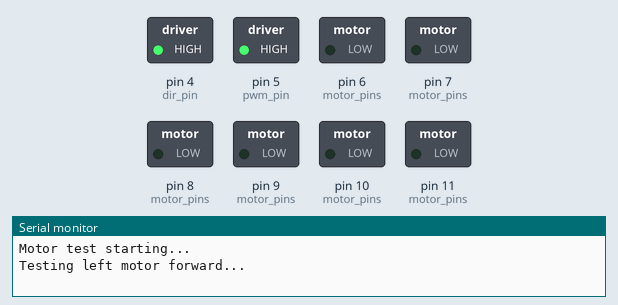
Simulated run of this sketch. Board: Arduino Uno, built with avr-gcc and run on an emulated ATmega328P. On the bench: switched loads named in the sketch (green lamp = pin HIGH), the last lines printed to the serial monitor. At 10.0 s the program stops and its outputs stay as they are.

Above: at 0.1 s.
At 1.1 s:
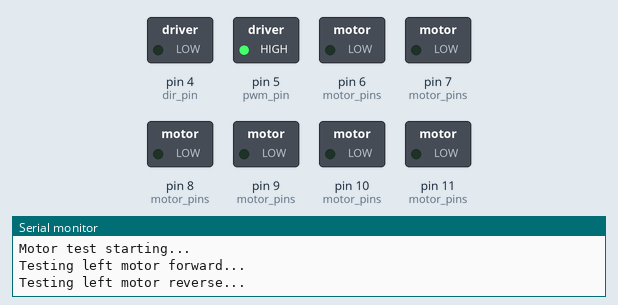
At 2.1 s:
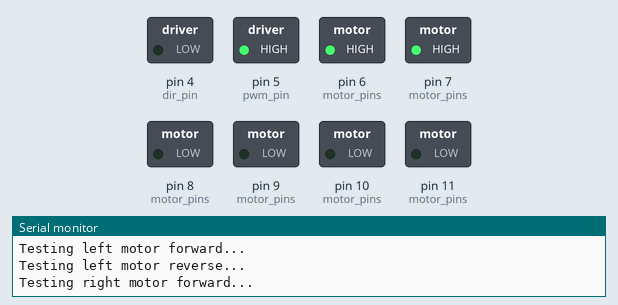
At 4.1 s:
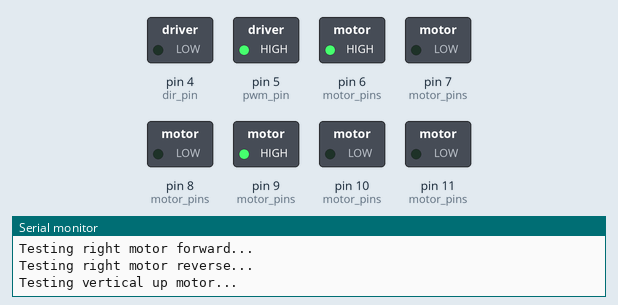
At 6.1 s:
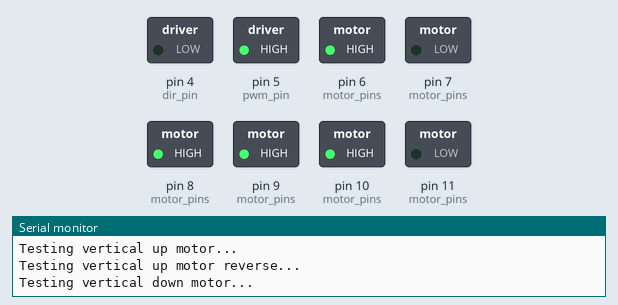
At 8.1 s:
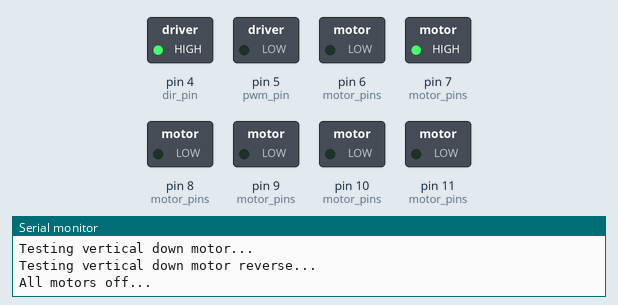
Timing chart, 0 to 9.6 s (numbered marks = the images above):
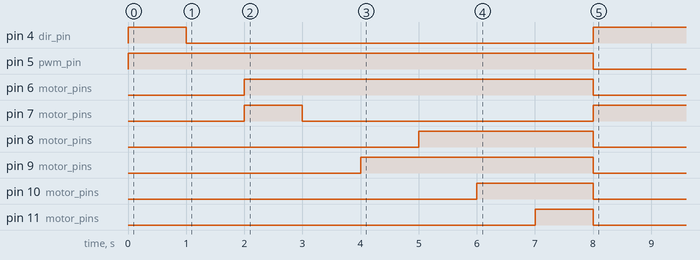

Measured:
- by itself, pin 4 (dir_pin): LOW → HIGH at 0.00 s, → LOW 1.0 s later, → HIGH 7.0 s later
- by itself, pin 5 (pwm_pin): LOW → HIGH at 0.00 s, → LOW 8.0 s later
- by itself, pin 6 (motor_pins): LOW → HIGH at 2.0 s, → LOW 6.0 s later
- by itself, pin 7 (motor_pins): LOW → HIGH at 2.0 s, → LOW 1.0 s later, → HIGH 5.0 s later
- by itself, pin 8 (motor_pins): LOW → HIGH at 5.0 s, → LOW 3.0 s later
- by itself, pin 9 (motor_pins): LOW → HIGH at 4.0 s, → LOW 4.0 s later
- by itself, pin 10 (motor_pins): LOW → HIGH at 6.0 s, → LOW 2.0 s later
- by itself, pin 11 (motor_pins): LOW → HIGH at 7.0 s, → LOW 1.0 s later

The sketch:

thrusterstest.ino
```cpp
#define PWM1 5   // Left motor speed control
#define DIR1 4   // Left motor direction control
#define PWM2 6   // Right motor speed control
#define DIR2 7   // Right motor direction control
#define PWM3 9   // Vertical up motor speed control
#define DIR3 8   // Vertical up motor direction control
#define PWM4 10  // Vertical down motor speed control
#define DIR4 11  // Vertical down motor direction control

void setup() {
  Serial.begin(9600);

  // Set all motor pins as outputs
  int motor_pins[] = {PWM1, DIR1, PWM2, DIR2, PWM3, DIR3, PWM4, DIR4};
  for (int i = 0; i < 8; i++) {
    pinMode(motor_pins[i], OUTPUT);
  }

  Serial.println("Motor test starting...");
}

void loop() {
  // Test each motor forward and reverse
  Serial.println("Testing left motor forward...");
  set_motor(1, 255);
  delay(1000);
  Serial.println("Testing left motor reverse...");
  set_motor(1, -255);
  delay(1000);

  Serial.println("Testing right motor forward...");
  set_motor(2, 255);
  delay(1000);
  Serial.println("Testing right motor reverse...");
  set_motor(2, -255);
  delay(1000);

  Serial.println("Testing vertical up motor...");
  set_motor(3, 255);
  delay(1000);
  Serial.println("Testing vertical up motor reverse...");
  set_motor(3, -255);
  delay(1000);

  Serial.println("Testing vertical down motor...");
  set_motor(4, 255);
  delay(1000);
  Serial.println("Testing vertical down motor reverse...");
  set_motor(4, -255);
  delay(1000);

  Serial.println("All motors off...");
  set_motor(1, 0);
  set_motor(2, 0);
  set_motor(3, 0);
  set_motor(4, 0);
  delay(2000);

  while (1); // Stop loop after test
}

void set_motor(int motor, int speed) {
  speed = constrain(speed, -255, 255);

  int pwm_pin, dir_pin;

  switch (motor) {
    case 1: pwm_pin = PWM1; dir_pin = DIR1; break;  // Left motor
    case 2: pwm_pin = PWM2; dir_pin = DIR2; break;  // Right motor
    case 3: pwm_pin = PWM3; dir_pin = DIR3; break;  // Vertical up motor
    case 4: pwm_pin = PWM4; dir_pin = DIR4; break;  // Vertical down motor
    default: return; // Invalid motor number
  }

  // **Invert direction logic for vertical motors (motor 3 & 4)**
  if (motor == 3 || motor == 4) {
    digitalWrite(dir_pin, speed >= 0 ? LOW : HIGH);  // Reverse logic for up/down
  } else {
    digitalWrite(dir_pin, speed >= 0 ? HIGH : LOW);  // Normal logic for left/right
  }

  analogWrite(pwm_pin, abs(speed));
}
```
